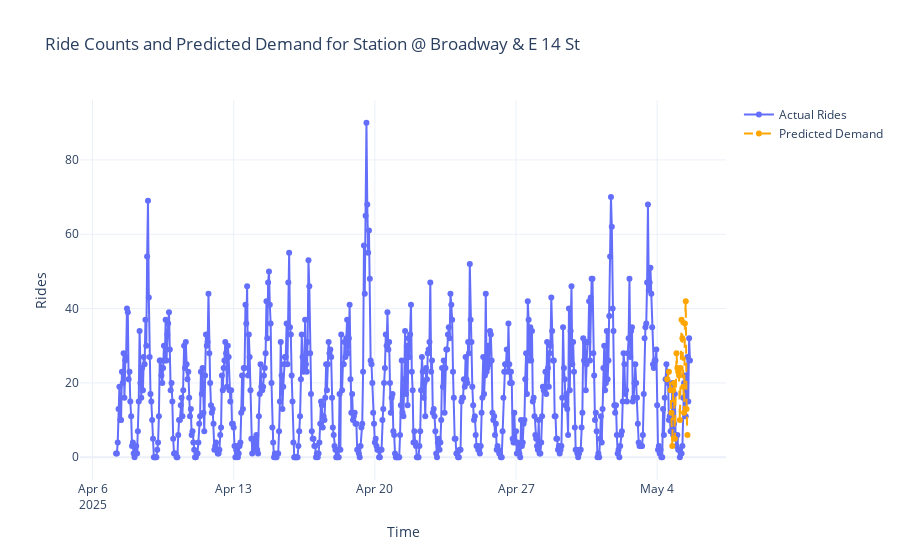

The notebook cell saved with this chart:
### Code cell
import plotly.graph_objects as go

fig = go.Figure()
# Base plot
fig.add_trace(go.Scatter(
    x=rides_station_data["start_hour"],
    y=rides_station_data["rides"],
    mode="lines+markers",
    name="Actual Rides"
))

fig.add_trace(go.Scatter(
    x=preds_station_data["start_hour"],
    y=preds_station_data["predicted_demand"],
    mode="lines+markers",
    name="Predicted Demand",
    line=dict(dash='dash', color="orange")
))

fig.update_layout(
    title=f"Ride Counts and Predicted Demand for Station @ {selected_station}",
    xaxis_title="Time",
    yaxis_title="Rides",
    template="plotly_white"
)

fig.show()

### Figure 1 — Plotly figure (JSON) as saved in the notebook; plotly's stock layout.template omitted (floating-point values rounded to 4 significant figures; data arrays with more than 128 entries replaced by an {"elided": "..."} marker saying what was removed)
{"data": [{"mode": "lines+markers", "name": "Actual Rides", "type": "scatter", "x": {"elided": "684 str values"}, "y": {"elided": "684 int values"}}, {"line": {"color": "orange", "dash": "dash"}, "mode": "lines+markers", "name": "Predicted Demand", "type": "scatter", "x": ["2025-05-04T12:00:00.000000", "2025-05-04T14:00:00.000000", "2025-05-04T16:00:00.000000", "2025-05-04T17:00:00.000000", "2025-05-04T18:00:00.000000", "2025-05-04T19:00:00.000000", "2025-05-04T20:00:00.000000", "2025-05-04T21:00:00.000000", "2025-05-04T23:00:00.000000", "2025-05-05T00:00:00.000000", "2025-05-05T01:00:00.000000", "2025-05-05T02:00:00.000000", "2025-05-05T03:00:00.000000", "2025-05-05T04:00:00.000000", "2025-05-05T05:00:00.000000", "2025-05-05T06:00:00.000000", "2025-05-05T07:00:00.000000", "2025-05-05T08:00:00.000000", "2025-05-05T09:00:00.000000", "2025-05-05T10:00:00.000000", "2025-05-05T11:00:00.000000", "2025-05-05T12:00:00.000000"], "y": [21.0, 23.0, 18.0, 12.0, 3.0, 18.0, 20.0, 5.0, 28.0, 24.0, 23.0, 22.0, 10.0, 24.0, 37.0, 32.0, 19.0, 12.0, 36.0, 42.0, 13.0, 6.0]}], "layout": {"title": {"text": "Ride Counts and Predicted Demand for Station @ Broadway & E 14 St"}, "xaxis": {"title": {"text": "Time"}}, "yaxis": {"title": {"text": "Rides"}}}}
